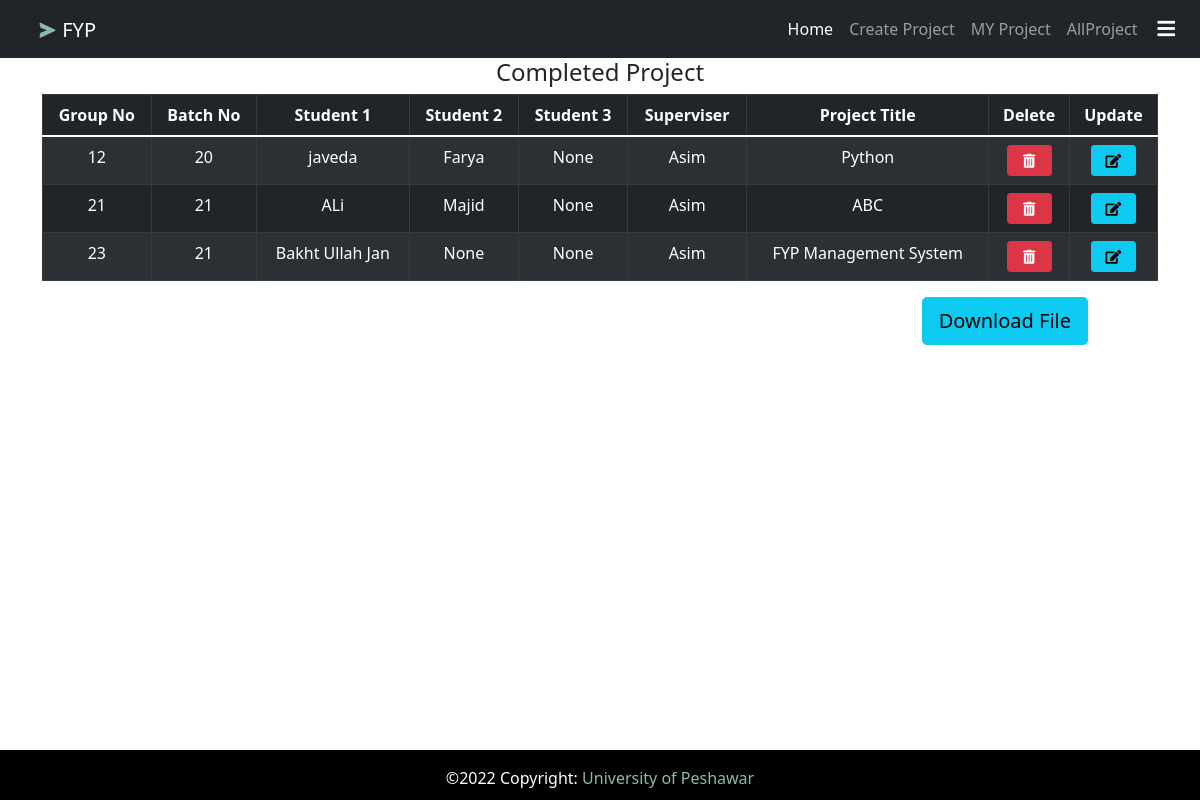
Page /projects/completed-project/ (signed in) on the committed database.
### project/models.py (models this page shows, shortened)
class Project(models.Model):
    group_no=models.CharField(max_length=50)
    batch_no=models.ForeignKey(Batch,null=True,on_delete=models.CASCADE)
    student_1=models.ForeignKey(Student,on_delete=models.CASCADE,related_name="student1")
    student_2=models.ForeignKey(Student,on_delete=models.CASCADE,related_name='student2',null=True,blank=True)
    student_3=models.ForeignKey(Student,on_delete=models.CASCADE,related_name='student3',null=True,blank=True)
    superviser=models.ForeignKey(User,on_delete=models.CASCADE)
    project_title=models.CharField(max_length=50)
    completed=models.BooleanField(default=False)
    created_at = models.DateField(null=True, blank=True)

### student/models.py (models this page shows)
class Batch(models.Model):
    batch=models.IntegerField(blank=True,null=True,unique=True)
    DateOfAdmission = models.DateField(null=True, blank=True)
    created_at=models.DateTimeField(auto_now_add=True)
    def __str__(self):
        return str(self.batch)
    class Meta:
        verbose_name_plural = 'Batch'

class Student(models.Model):
    SECTION_CHIOICES=(
    ('Morning','Morning'),
    ('Evening','Evening'),
    ('A','A'),
    ('B','B'),
    ('C','C'),
    ('D','D')
)
    GENDER=(
    ('Male','Male'),
    ('Female','Female'),
    ('TransGender','TransGender'),
)
    PROJECT_STATUS=(
        ('Started' , 'Started'),
        ('Not Started','Not Started'),
    )
    name=models.CharField(max_length=50)
    batch_no=models.ForeignKey(Batch,null=True,on_delete=models.CASCADE)
    section=models.CharField(max_length=50,choices=SECTION_CHIOICES)
    roll_number=models.IntegerField()
    projet_status=models.CharField(max_length=20,choices=PROJECT_STATUS,default='Started')
    gender=models.CharField(max_length=50,choices=GENDER,default='Male')
    dues=models.BooleanField(default=False)
    remarks=models.CharField(max_length=100,blank=True)
    created_at=models.DateTimeField(auto_now_add=True)
    def __str__(self) -> str:
        return self.name

### project/views.py (the view)
# urls.py: path('completed-project/',views.completed_project,name='completed-project'),
@login_required
def completed_project(request):
    groups=Project.objects.filter(superviser=request.user,completed=True)
    paginator=Paginator(groups,8)
    page=request.GET.get('page')
    groups=paginator.get_page(page)
    context = {
        'groups' : groups,
    }
    return render(request,'project/completed.html',context)

### student/templates/project/completed.html (shortened to what this page needs)
{% extends 'base.html' %}
{% load crispy_forms_tags %}
{% block content %}
<section class="text-center">
    <div class="container">
        <h4>Completed Project</h4>
        <table class="table table-striped table-bordered table-hover table-dark">
            <thead>
                <tr>
                    <th scope="col">Group No</th>
                    <th scope="col">Batch No</th>
                    <th scope="col">Student 1</th>
                    <th scope="col">Student 2</th>
                    <th scope="col">Student 3</th>
                    <th scope="col">Superviser</th>
                    <th scope="col">Project Title</th>
                    <th scope="col">Delete</th>
                    <th scope="col">Update</th>
                </tr>
            </thead>
            <tbody>
                {% for group in groups %}
                <tr>
                    <td>{{group.group_no}}</td>
                    <td>{{group.batch_no}}</td>
                    <td>{{group.student_1}}</td>
                    <td>{{group.student_2}}</td>
                    <td>{{group.student_3}}</td>
                    <td>{{group.superviser}}</td>
                    <td>{{group.project_title}}</td>
                   <td><a href="{% url 'delete-project' group.id %}" class="btn btn-danger btn-sm btn-action"><i class="fas fa-trash-alt"></i></a></td>
                   <td><a href="{% url 'update-project' group.id %}"class="btn btn-info btn-sm btn-action"><i class="fas fa-edit"></i></a></td>
                </tr>
                {% endfor %}
            </tbody>
        </table>
    </div>
<div class="container-fluid mt-3 mx-30px">
<div class="right-shift">
    <a class="btn btn-info btn-lg" href="{% url 'exportProject' %}">Download File</a>
</div>
</div>
</section>
{% endblock  %}

### student/static/css/style.css (style rules this page uses)
html, body { height: 100%; margin: 0; max-width: 100%; overflow: hidden; }
.btn-action { width: 45px; }
.right-shift { display: flex; justify-content: flex-end; align-items: flex-end; margin-right: 100px; }

### rows in the picture
Project: group_no "12", batch_no "20", student_1 "javeda", student_2 "Farya", student_3 "None", superviser "Asim", project_title "Python"
Project: group_no "21", batch_no "21", student_1 "ALi", student_2 "Majid", student_3 "None", superviser "Asim", project_title "ABC"
Project: group_no "23", batch_no "21", student_1 "Bakht Ullah Jan", student_2 "None", student_3 "None", superviser "Asim", project_title "FYP Management System"
